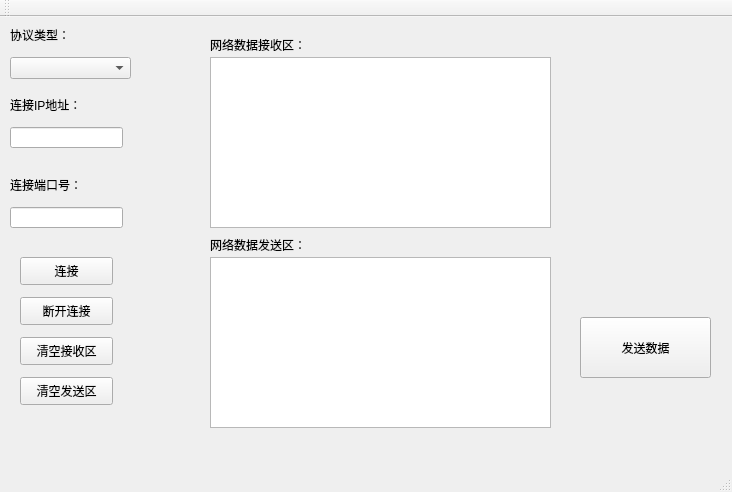
<?xml version="1.0" encoding="UTF-8"?>
<ui version="4.0">
 <class>MainWindow</class>
 <widget class="QMainWindow" name="MainWindow">
  <property name="geometry">
   <rect>
    <x>0</x>
    <y>0</y>
    <width>732</width>
    <height>492</height>
   </rect>
  </property>
  <property name="windowTitle">
   <string>mainwindow</string>
  </property>
  <widget class="QWidget" name="mainwindow">
   <widget class="QPushButton" name="pushButton_Link">
    <property name="geometry">
     <rect>
      <x>20</x>
      <y>240</y>
      <width>93</width>
      <height>28</height>
     </rect>
    </property>
    <property name="text">
     <string>连接</string>
    </property>
   </widget>
   <widget class="QPushButton" name="pushButton_DisLink">
    <property name="geometry">
     <rect>
      <x>20</x>
      <y>280</y>
      <width>93</width>
      <height>28</height>
     </rect>
    </property>
    <property name="text">
     <string>断开连接</string>
    </property>
   </widget>
   <widget class="QPushButton" name="pushButton_ClearReceive">
    <property name="geometry">
     <rect>
      <x>20</x>
      <y>320</y>
      <width>93</width>
      <height>28</height>
     </rect>
    </property>
    <property name="text">
     <string>清空接收区</string>
    </property>
   </widget>
   <widget class="QPushButton" name="pushButton_ClearSend">
    <property name="geometry">
     <rect>
      <x>20</x>
      <y>360</y>
      <width>93</width>
      <height>28</height>
     </rect>
    </property>
    <property name="text">
     <string>清空发送区</string>
    </property>
   </widget>
   <widget class="QPushButton" name="pushButton_SendData">
    <property name="geometry">
     <rect>
      <x>580</x>
      <y>300</y>
      <width>131</width>
      <height>61</height>
     </rect>
    </property>
    <property name="text">
     <string>发送数据</string>
    </property>
   </widget>
   <widget class="QLabel" name="label">
    <property name="geometry">
     <rect>
      <x>10</x>
      <y>10</y>
      <width>72</width>
      <height>15</height>
     </rect>
    </property>
    <property name="text">
     <string>协议类型：</string>
    </property>
   </widget>
   <widget class="QLabel" name="label_2">
    <property name="geometry">
     <rect>
      <x>10</x>
      <y>80</y>
      <width>72</width>
      <height>15</height>
     </rect>
    </property>
    <property name="text">
     <string>连接IP地址：</string>
    </property>
   </widget>
   <widget class="QLabel" name="label_3">
    <property name="geometry">
     <rect>
      <x>10</x>
      <y>160</y>
      <width>72</width>
      <height>15</height>
     </rect>
    </property>
    <property name="text">
     <string>连接端口号：</string>
    </property>
   </widget>
   <widget class="QLabel" name="label_4">
    <property name="geometry">
     <rect>
      <x>210</x>
      <y>20</y>
      <width>91</width>
      <height>16</height>
     </rect>
    </property>
    <property name="text">
     <string>网络数据接收区：</string>
    </property>
   </widget>
   <widget class="QLabel" name="label_5">
    <property name="geometry">
     <rect>
      <x>210</x>
      <y>220</y>
      <width>91</width>
      <height>16</height>
     </rect>
    </property>
    <property name="text">
     <string>网络数据发送区：</string>
    </property>
   </widget>
   <widget class="QComboBox" name="comboBox_Protocol">
    <property name="geometry">
     <rect>
      <x>10</x>
      <y>40</y>
      <width>121</width>
      <height>22</height>
     </rect>
    </property>
   </widget>
   <widget class="QTextEdit" name="textEdit_SendField">
    <property name="geometry">
     <rect>
      <x>210</x>
      <y>240</y>
      <width>341</width>
      <height>171</height>
     </rect>
    </property>
   </widget>
   <widget class="QTextEdit" name="textEdit_ReceiveField">
    <property name="geometry">
     <rect>
      <x>210</x>
      <y>40</y>
      <width>341</width>
      <height>171</height>
     </rect>
    </property>
   </widget>
   <widget class="QLineEdit" name="lineEdit_IPAddr">
    <property name="geometry">
     <rect>
      <x>10</x>
      <y>110</y>
      <width>113</width>
      <height>21</height>
     </rect>
    </property>
   </widget>
   <widget class="QLineEdit" name="lineEdit_Port">
    <property name="geometry">
     <rect>
      <x>10</x>
      <y>190</y>
      <width>113</width>
      <height>21</height>
     </rect>
    </property>
   </widget>
  </widget>
  <widget class="QMenuBar" name="menuBar">
   <property name="geometry">
    <rect>
     <x>0</x>
     <y>0</y>
     <width>732</width>
     <height>26</height>
    </rect>
   </property>
  </widget>
  <widget class="QToolBar" name="mainToolBar">
   <attribute name="toolBarArea">
    <enum>TopToolBarArea</enum>
   </attribute>
   <attribute name="toolBarBreak">
    <bool>false</bool>
   </attribute>
  </widget>
  <widget class="QStatusBar" name="statusBar"/>
 </widget>
 <layoutdefault spacing="6" margin="11"/>
 <resources>
  <include location="mainwindow.qrc"/>
 </resources>
 <connections/>
</ui>
